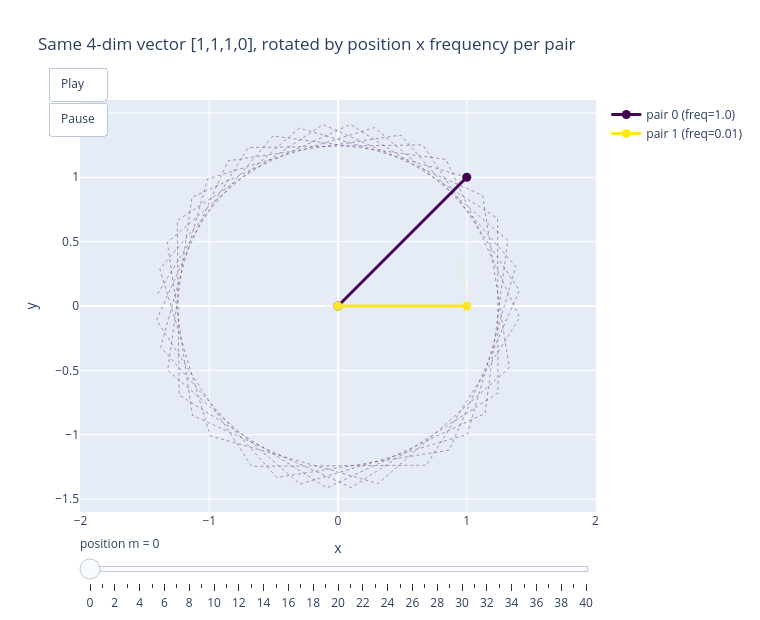

Notebook cell for this chart:
### Markdown cell above
### Graph 2 -- fast dial vs slow dial across many positions

Same 4-dim vector $[1,1,1,0]$ as the worked example -- pair 0's slice is
$(1,1)$, pair 1's slice is $(1,0)$. Press **Play** (or drag the slider) to
sweep the position $m$ from 0 to 40 and watch both pairs rotate. Pair 0's
angle grows by exactly 1 radian per position, so 40 positions sweep past
**more than 6 full turns** -- it laps the circle several times. Pair 1's
angle grows by only 0.01 radian per position, so the *same* 40 positions
barely nudge it. This is the "clock hands moving at different speeds"
analogy from the journal entry, made concrete -- the dotted ghost trail
shows each pair's full path across the sweep.

### Code cell
positions = torch.arange(0, 41, dtype=torch.float32)
q_content = torch.tensor([1.0, 1.0, 1.0, 0.0]).repeat(len(positions), 1)  # same content at every position
q_rot_all, _ = rope_toy.apply_to_qk(q_content, q_content, positions)
q_rot_all = q_rot_all.numpy()

pair2_x = [q_rot_all[:, 0], q_rot_all[:, 1]]
pair2_y = [q_rot_all[:, 2], q_rot_all[:, 3]]
pair2_names = ["pair 0 (freq=1.0)", "pair 1 (freq=0.01)"]
pair2_colors = pc.sample_colorscale("Viridis", [0, 1])

ghost2 = [
    go.Scatter(x=pair2_x[i], y=pair2_y[i], mode="lines", line=dict(color=pair2_colors[i], width=1, dash="dot"),
               opacity=0.4, showlegend=False, hoverinfo="skip")
    for i in range(2)
]
anim2 = [
    go.Scatter(x=[0, pair2_x[i][0]], y=[0, pair2_y[i][0]], mode="lines+markers",
               line=dict(color=pair2_colors[i], width=3), marker=dict(size=9, color=pair2_colors[i]),
               name=pair2_names[i])
    for i in range(2)
]
frames2 = [
    go.Frame(name=str(int(m)),
             data=[go.Scatter(x=[0, pair2_x[i][k]], y=[0, pair2_y[i][k]]) for i in range(2)],
             traces=[2, 3])
    for k, m in enumerate(positions.tolist())
]

fig2 = go.Figure(data=ghost2 + anim2, frames=frames2)
fig2.update_layout(
    title="Same 4-dim vector [1,1,1,0], rotated by position x frequency per pair",
    xaxis=dict(range=[-1.6, 1.6], zeroline=True, title="x"),
    yaxis=dict(range=[-1.6, 1.6], zeroline=True, title="y", scaleanchor="x", scaleratio=1),
    width=760, height=620,
    updatemenus=[dict(type="buttons", showactive=False, x=0.05, y=1.08, buttons=[
        dict(label="Play", method="animate",
             args=[None, dict(frame=dict(duration=140, redraw=True), fromcurrent=True, transition=dict(duration=0))]),
        dict(label="Pause", method="animate",
             args=[[None], dict(frame=dict(duration=0, redraw=False), mode="immediate")]),
    ])],
    sliders=[dict(steps=[
        dict(method="animate", args=[[f.name], dict(mode="immediate", frame=dict(duration=0, redraw=True))], label=f.name)
        for f in frames2
    ], currentvalue=dict(prefix="position m = "))],
)
fig2.show()

### Figure 1 — Plotly figure (JSON) as saved in the notebook; plotly's stock layout.template omitted (floating-point values rounded to 4 significant figures)
{"data": [{"hoverinfo": "skip", "line": {"color": "rgb(68, 1, 84)", "dash": "dot", "width": 1}, "mode": "lines", "opacity": 0.4, "showlegend": false, "type": "scatter", "x": [1.0, -0.3012, -1.325, -1.131, 0.1032, 1.243, 1.24, 0.09692, -1.135, -1.323, -0.2951, 1.004, 1.38, 0.4873, -0.8539, -1.41, -0.6698, 0.6862, 1.411, 0.8388, -0.5049, -1.384, -0.9911, 0.3134, 1.33, 1.124, -0.1156, -1.249, -1.234, -0.08442, 1.142, 1.319, 0.2828, -1.013, -1.378, -0.4755, 0.8638, 1.409, 0.6587, -0.6972, -1.412], "y": [1.0, 1.382, 0.4932, -0.8489, -1.41, -0.6753, 0.6808, 1.411, 0.8439, -0.499, -1.383, -0.9956, 0.3073, 1.328, 1.127, -0.1094, -1.246, -1.237, -0.09067, 1.139, 1.321, 0.2889, -1.009, -1.379, -0.4814, 0.8589, 1.409, 0.6642, -0.6917, -1.412, -0.8338, 0.5107, 1.386, 0.9866, -0.3195, -1.332, -1.12, 0.1219, 1.251, 1.23, 0.07818]}, {"hoverinfo": "skip", "line": {"color": "rgb(253, 231, 37)", "dash": "dot", "width": 1}, "mode": "lines", "opacity": 0.4, "showlegend": false, "type": "scatter", "x": [1.0, 0.9999, 0.9998, 0.9996, 0.9992, 0.9988, 0.9982, 0.9976, 0.9968, 0.996, 0.995, 0.994, 0.9928, 0.9916, 0.9902, 0.9888, 0.9872, 0.9856, 0.9838, 0.982, 0.9801, 0.978, 0.9759, 0.9737, 0.9713, 0.9689, 0.9664, 0.9638, 0.9611, 0.9582, 0.9553, 0.9523, 0.9492, 0.946, 0.9428, 0.9394, 0.9359, 0.9323, 0.9287, 0.9249, 0.9211], "y": [0.0, 0.01, 0.02, 0.03, 0.03999, 0.04998, 0.05996, 0.06994, 0.07991, 0.08988, 0.09983, 0.1098, 0.1197, 0.1296, 0.1395, 0.1494, 0.1593, 0.1692, 0.179, 0.1889, 0.1987, 0.2085, 0.2182, 0.228, 0.2377, 0.2474, 0.2571, 0.2667, 0.2764, 0.286, 0.2955, 0.3051, 0.3146, 0.324, 0.3335, 0.3429, 0.3523, 0.3616, 0.3709, 0.3802, 0.3894]}, {"line": {"color": "rgb(68, 1, 84)", "width": 3}, "marker": {"color": "rgb(68, 1, 84)", "size": 9}, "mode": "lines+markers", "name": "pair 0 (freq=1.0)", "type": "scatter", "x": [0, 1], "y": [0, 1]}, {"line": {"color": "rgb(253, 231, 37)", "width": 3}, "marker": {"color": "rgb(253, 231, 37)", "size": 9}, "mode": "lines+markers", "name": "pair 1 (freq=0.01)", "type": "scatter", "x": [0, 1], "y": [0, 0]}], "layout": {"height": 620, "sliders": [{"currentvalue": {"prefix": "position m = "}, "steps": [{"args": [["0"], {"frame": {"duration": 0, "redraw": true}, "mode": "immediate"}], "label": "0", "method": "animate"}, {"args": [["1"], {"frame": {"duration": 0, "redraw": true}, "mode": "immediate"}], "label": "1", "method": "animate"}, {"args": [["2"], {"frame": {"duration": 0, "redraw": true}, "mode": "immediate"}], "label": "2", "method": "animate"}, {"args": [["3"], {"frame": {"duration": 0, "redraw": true}, "mode": "immediate"}], "label": "3", "method": "animate"}, {"args": [["4"], {"frame": {"duration": 0, "redraw": true}, "mode": "immediate"}], "label": "4", "method": "animate"}, {"args": [["5"], {"frame": {"duration": 0, "redraw": true}, "mode": "immediate"}], "label": "5", "method": "animate"}, {"args": [["6"], {"frame": {"duration": 0, "redraw": true}, "mode": "immediate"}], "label": "6", "method": "animate"}, {"args": [["7"], {"frame": {"duration": 0, "redraw": true}, "mode": "immediate"}], "label": "7", "method": "animate"}, {"args": [["8"], {"frame": {"duration": 0, "redraw": true}, "mode": "immediate"}], "label": "8", "method": "animate"}, {"args": [["9"], {"frame": {"duration": 0, "redraw": true}, "mode": "immediate"}], "label": "9", "method": "animate"}, {"args": [["10"], {"frame": {"duration": 0, "redraw": true}, "mode": "immediate"}], "label": "10", "method": "animate"}, {"args": [["11"], {"frame": {"duration": 0, "redraw": true}, "mode": "immediate"}], "label": "11", "method": "animate"}, {"args": [["12"], {"frame": {"duration": 0, "redraw": true}, "mode": "immediate"}], "label": "12", "method": "animate"}, {"args": [["13"], {"frame": {"duration": 0, "redraw": true}, "mode": "immediate"}], "label": "13", "method": "animate"}, {"args": [["14"], {"frame": {"duration": 0, "redraw": true}, "mode": "immediate"}], "label": "14", "method": "animate"}, {"args": [["15"], {"frame": {"duration": 0, "redraw": true}, "mode": "immediate"}], "label": "15", "method": "animate"}, {"args": [["16"], {"frame": {"duration": 0, "redraw": true}, "mode": "immediate"}], "label": "16", "method": "animate"}, {"args": [["17"], {"frame": {"duration": 0, "redraw": true}, "mode": "immediate"}], "label": "17", "method": "animate"}, {"args": [["18"], {"frame": {"duration": 0, "redraw": true}, "mode": "immediate"}], "label": "18", "method": "animate"}, {"args": [["19"], {"frame": {"duration": 0, "redraw": true}, "mode": "immediate"}], "label": "19", "method": "animate"}, {"args": [["20"], {"frame": {"duration": 0, "redraw": true}, "mode": "immediate"}], "label": "20", "method": "animate"}, {"args": [["21"], {"frame": {"duration": 0, "redraw": true}, "mode": "immediate"}], "label": "21", "method": "animate"}, {"args": [["22"], {"frame": {"duration": 0, "redraw": true}, "mode": "immediate"}], "label": "22", "method": "animate"}, {"args": [["23"], {"frame": {"duration": 0, "redraw": true}, "mode": "immediate"}], "label": "23", "method": "animate"}, {"args": [["24"], {"frame": {"duration": 0, "redraw": true}, "mode": "immediate"}], "label": "24", "method": "animate"}, {"args": [["25"], {"frame": {"duration": 0, "redraw": true}, "mode": "immediate"}], "label": "25", "method": "animate"}, {"args": [["26"], {"frame": {"duration": 0, "redraw": true}, "mode": "immediate"}], "label": "26", "method": "animate"}, {"args": [["27"], {"frame": {"duration": 0, "redraw": true}, "mode": "immediate"}], "label": "27", "method": "animate"}, {"args": [["28"], {"frame": {"duration": 0, "redraw": true}, "mode": "immediate"}], "label": "28", "method": "animate"}, {"args": [["29"], {"frame": {"duration": 0, "redraw": true}, "mode": "immediate"}], "label": "29", "method": "animate"}, {"args": [["30"], {"frame": {"duration": 0, "redraw": true}, "mode": "immediate"}], "label": "30", "method": "animate"}, {"args": [["31"], {"frame": {"duration": 0, "redraw": true}, "mode": "immediate"}], "label": "31", "method": "animate"}, {"args": [["32"], {"frame": {"duration": 0, "redraw": true}, "mode": "immediate"}], "label": "32", "method": "animate"}, {"args": [["33"], {"frame": {"duration": 0, "redraw": true}, "mode": "immediate"}], "label": "33", "method": "animate"}, {"args": [["34"], {"frame": {"duration": 0, "redraw": true}, "mode": "immediate"}], "label": "34", "method": "animate"}, {"args": [["35"], {"frame": {"duration": 0, "redraw": true}, "mode": "immediate"}], "label": "35", "method": "animate"}, {"args": [["36"], {"frame": {"duration": 0, "redraw": true}, "mode": "immediate"}], "label": "36", "method": "animate"}, {"args": [["37"], {"frame": {"duration": 0, "redraw": true}, "mode": "immediate"}], "label": "37", "method": "animate"}, {"args": [["38"], {"frame": {"duration": 0, "redraw": true}, "mode": "immediate"}], "label": "38", "method": "animate"}, {"args": [["39"], {"frame": {"duration": 0, "redraw": true}, "mode": "immediate"}], "label": "39", "method": "animate"}, {"args": [["40"], {"frame": {"duration": 0, "redraw": true}, "mode": "immediate"}], "label": "40", "method": "animate"}]}], "title": {"text": "Same 4-dim vector [1,1,1,0], rotated by position x frequency per pair"}, "updatemenus": [{"buttons": [{"args": [null, {"frame": {"duration": 140, "redraw": true}, "fromcurrent": true, "transition": {"duration": 0}}], "label": "Play", "method": "animate"}, {"args": [[null], {"frame": {"duration": 0, "redraw": false}, "mode": "immediate"}], "label": "Pause", "method": "animate"}], "showactive": false, "type": "buttons", "x": 0.05, "y": 1.08}], "width": 760, "xaxis": {"range": [-1.6, 1.6], "title": {"text": "x"}, "zeroline": true}, "yaxis": {"range": [-1.6, 1.6], "scaleanchor": "x", "scaleratio": 1, "title": {"text": "y"}, "zeroline": true}}}
